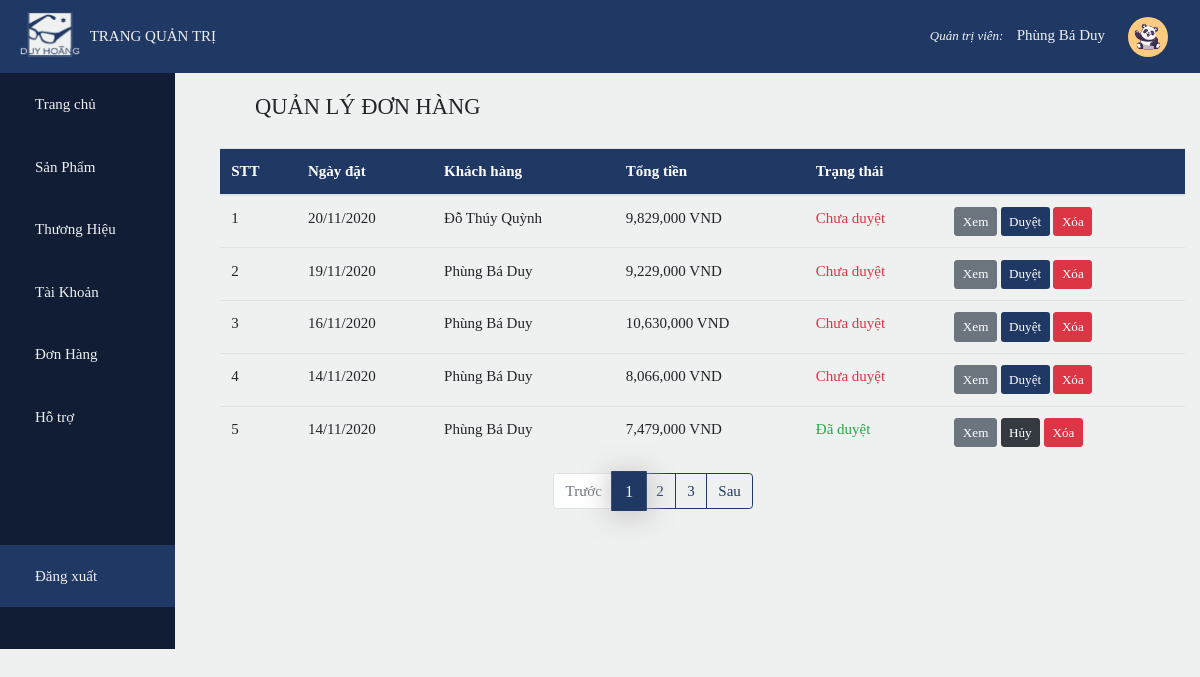
Page /admin/index.php?page=o&pg=1 (signed in) on the earlier database version.
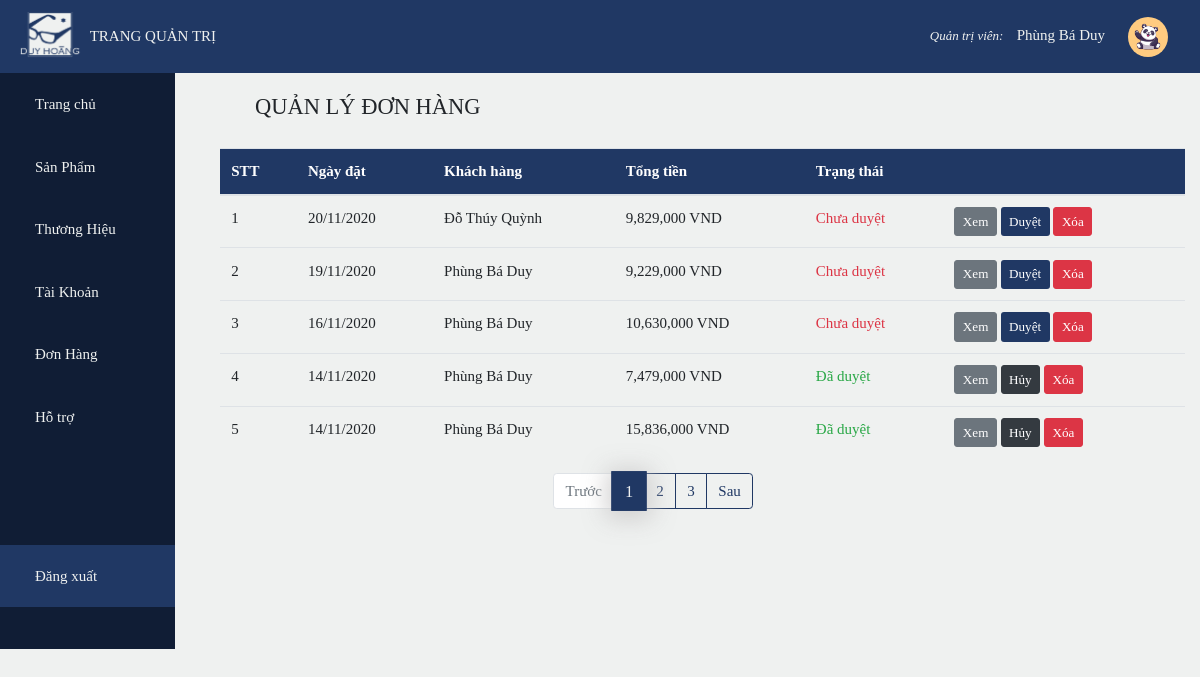
Same page on the later database version.
### tables this page shows
CREATE TABLE `account` (
  `id` int(11) NOT NULL,
  `name` varchar(50) DEFAULT NULL,
  `username` varchar(50) DEFAULT NULL,
  `password` varchar(50) DEFAULT NULL,
  `admin` bit(1) DEFAULT NULL,
  `phone` varchar(20) DEFAULT NULL,
  `address` varchar(255) DEFAULT NULL,
  `image` varchar(50) DEFAULT 'avatar.png'
);

CREATE TABLE `bills` (
  `id` int(10) UNSIGNED NOT NULL,
  `id_customer` int(11) DEFAULT NULL,
  `date_order` date DEFAULT NULL,
  `total` float DEFAULT NULL,
  `status` bit(1) DEFAULT b'0'
);

### admin/bills/bills.php (the view, shortened to what this page needs)
<?php
    require_once('../db_config/db_connect.php');
    $sql_qty = 'select count(id) as qty from bills';
    $result_qty = mysqli_query($conn,$sql_qty);
    $row = mysqli_fetch_array($result_qty);
    $total_Product = $row['qty'];
    $product_perPage = 5;
    $total_Page = ceil($total_Product / $product_perPage);
    if(isset($_GET['pg']))
        $current_Page = $_GET['pg'];
    $index = ($current_Page - 1)*$product_perPage;
    $sql = 'Select * from account join bills
            on account.id = bills.id_customer order by status limit '.$index.', '.$product_perPage.'';
    $result = mysqli_query($conn,$sql);
?>
<div class="container detail">
    <div class="top">
        <h4 class="text-color"><i class="fas fa-box-open"></i>QUẢN LÝ ĐƠN HÀNG</h4>
    </div>
    <table class="table table-hover">
        <thead class="bg-color text-white">
            <tr>
                <th>STT</th>
                <th>Ngày đặt</th>
                <th>Khách hàng</th>
                <th>Tổng tiền</th>
                <th>Trạng thái</th>
                <th colspan="2"></th>
            </tr>
        </thead>
        <tbody>
            <?php
                $i = 1;
                while($row = mysqli_fetch_array($result))
                {
                    echo '
                    <tr>
                        <td>'.$i++.'</td>
                        <td>'.date('d/m/Y',strtotime($row['date_order'])).'</td>
                        <td>'.$row['name'].'</td>
                        <td>'.number_format($row['total']).' VND</td>';
                        if($row['status']==1)
                            echo'<td class="text-success">Đã duyệt</td>';
                        else echo '<td class="text-danger">Chưa duyệt</td>';
                        echo '
                        <td>
                            <a class="btn btn-sm btn-secondary" href="index.php?page=od&id='.$row['id'].'&pg=1">Xem</a>';
                            if($row['status']==1)
                                echo'<a class="btn btn-sm btn-dark ml-1" href="bills/checkstt.php?id='.$row['id'].'&stt=1">Hủy</a>';
                            else echo '<a class="btn btn-sm btn-color ml-1" href="bills/checkstt.php?id='.$row['id'].'&stt=0">Duyệt</a>';
                        echo '<a class="btn btn-sm btn-danger ml-1" href="bills/delete.php?id='.$row['id'].'">Xóa</a>
                        </td>
                    </tr>';
                }
            ?>
        </tbody>
    </table>
</div>
<ul class="pagination mx-auto" style="width: 30%">
        <?php
            if($_GET['pg']>1)
                echo '
                <li class="page-item">
                    <a class="page-link" href="?page=o&pg='.($_GET['pg']-1).'">Trước</a>
                </li>';
            else echo '
                <li class="page-item disabled">
                    <a class="page-link" href="#">Trước</a>
                </li>';
            for($i=1;$i<=$total_Page;$i++)
            {
                if($i==$_GET['pg'])
                echo '
                <li class="page-item active">
                    <a class="page-link" href="?page=o&pg='.$i.'">'.$i.'<span class="sr-only">(current)</span></a>
                </li>';
                else echo '<li class="page-item"><a class="page-link" href="?page=o&pg='.$i.'">'.$i.'</a></li>';
            }
            if($_GET['pg']<$total_Page)
                echo '
                <li class="page-item">
                    <a class="page-link" href="?page=o&pg='.($_GET['pg']+1).'">Sau</a>
                </li>';
            else echo '
                <li class="page-item disabled">
                    <a class="page-link" href="#">Sau</a>
                </li>';
        ?>
</ul>

Differences in the rows shown:
changed account "Phùng Bá Duy": bills.total "8,066,000" → "7,479,000"; bills.total "7,479,000" → "15,836,000"; text "Chưa duyệt Duyệt" → "Đã duyệt Hủy"
